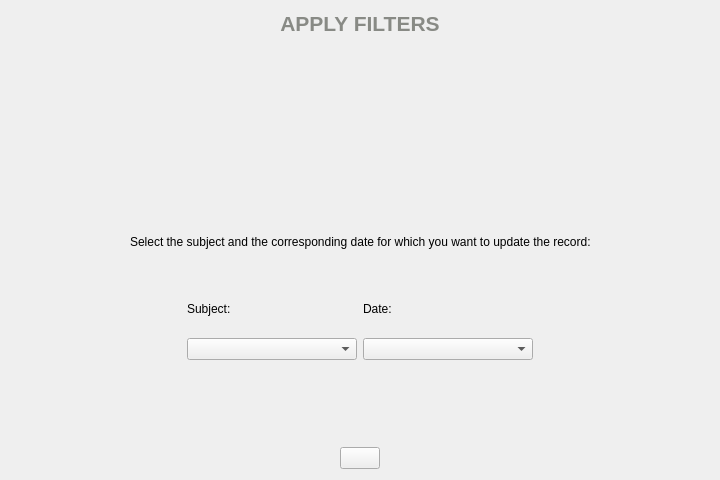
<?xml version="1.0" encoding="UTF-8"?>
<ui version="4.0">
 <class>apply_filters</class>
 <widget class="QWidget" name="apply_filters">
  <property name="geometry">
   <rect>
    <x>0</x>
    <y>0</y>
    <width>720</width>
    <height>480</height>
   </rect>
  </property>
  <property name="windowTitle">
   <string>Apply Filters</string>
  </property>
  <property name="windowIcon">
   <iconset>
    <normaloff>assets/FaceAttend2.png</normaloff>assets/FaceAttend2.png</iconset>
  </property>
  <layout class="QGridLayout" name="grid_layout">
   <item row="8" column="1" alignment="Qt::AlignHCenter|Qt::AlignVCenter">
    <widget class="QLabel" name="label_filter_icon">
     <property name="text">
      <string/>
     </property>
     <property name="pixmap">
      <pixmap>assets/filter.png</pixmap>
     </property>
     <property name="scaledContents">
      <bool>true</bool>
     </property>
    </widget>
   </item>
   <item row="13" column="0" colspan="3" alignment="Qt::AlignHCenter">
    <widget class="QPushButton" name="button_select">
     <property name="text">
      <string/>
     </property>
     <property name="icon">
      <iconset>
       <normaloff>assets/select.png</normaloff>assets/select.png</iconset>
     </property>
     <property name="iconSize">
      <size>
       <width>32</width>
       <height>32</height>
      </size>
     </property>
     <property name="flat">
      <bool>false</bool>
     </property>
    </widget>
   </item>
   <item row="12" column="1">
    <widget class="QLabel" name="label_spacer_bottom">
     <property name="text">
      <string/>
     </property>
    </widget>
   </item>
   <item row="0" column="0" colspan="3">
    <layout class="QGridLayout" name="grid_layout_1">
     <item row="0" column="0" alignment="Qt::AlignLeft">
      <widget class="QPushButton" name="button_back">
       <property name="text">
        <string/>
       </property>
       <property name="icon">
        <iconset>
         <normaloff>assets/return.png</normaloff>assets/return.png</iconset>
       </property>
       <property name="iconSize">
        <size>
         <width>32</width>
         <height>32</height>
        </size>
       </property>
       <property name="flat">
        <bool>true</bool>
       </property>
      </widget>
     </item>
     <item row="0" column="1" alignment="Qt::AlignHCenter">
      <widget class="QLabel" name="label_update_attendance">
       <property name="text">
        <string>&lt;html&gt;&lt;head/&gt;&lt;body&gt;&lt;p align=&quot;center&quot;&gt;&lt;span style=&quot; font-size:16pt; font-weight:600; color:#888a85;&quot;&gt;APPLY FILTERS&lt;/span&gt;&lt;/p&gt;&lt;/body&gt;&lt;/html&gt;</string>
       </property>
      </widget>
     </item>
     <item row="0" column="2">
      <widget class="QLabel" name="label_spacer">
       <property name="text">
        <string/>
       </property>
      </widget>
     </item>
    </layout>
   </item>
   <item row="9" column="1">
    <widget class="QLabel" name="label_placeholder">
     <property name="text">
      <string>Select the subject and the corresponding date for which you want to update the record:</string>
     </property>
    </widget>
   </item>
   <item row="10" column="0" colspan="3">
    <layout class="QGridLayout" name="grid_layout_2">
     <item row="1" column="2">
      <widget class="QComboBox" name="combo_box_date"/>
     </item>
     <item row="0" column="1">
      <widget class="QLabel" name="label_subject">
       <property name="text">
        <string>Subject:</string>
       </property>
      </widget>
     </item>
     <item row="0" column="2">
      <widget class="QLabel" name="label_date">
       <property name="text">
        <string>Date:</string>
       </property>
      </widget>
     </item>
     <item row="1" column="1">
      <widget class="QComboBox" name="combo_box_subject"/>
     </item>
     <item row="0" column="3">
      <widget class="QLabel" name="label_spacer_right">
       <property name="text">
        <string/>
       </property>
      </widget>
     </item>
     <item row="0" column="0">
      <widget class="QLabel" name="label_spacer_left">
       <property name="text">
        <string/>
       </property>
      </widget>
     </item>
    </layout>
   </item>
   <item row="1" column="1">
    <widget class="QLabel" name="label_spacer_top">
     <property name="text">
      <string/>
     </property>
    </widget>
   </item>
  </layout>
 </widget>
 <tabstops>
  <tabstop>button_select</tabstop>
  <tabstop>button_back</tabstop>
 </tabstops>
 <resources>
  <include location="FaceAttend.qrc"/>
 </resources>
 <connections/>
</ui>
